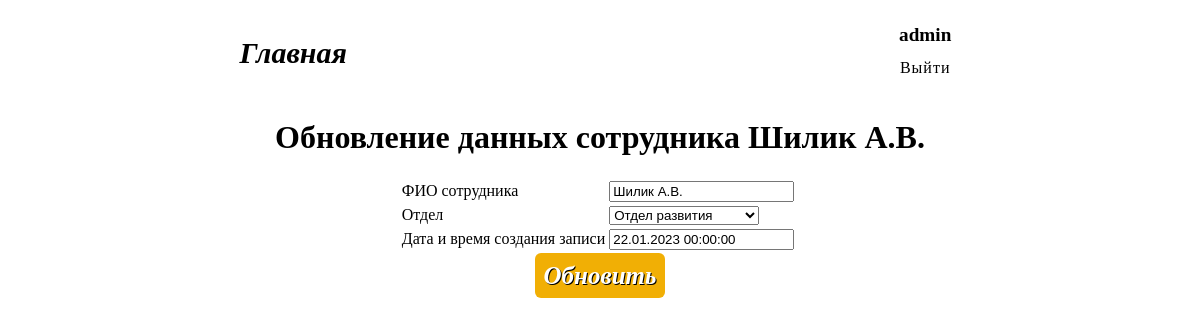
Screenshot of /update/14/ (signed in) with the database file from the repository.
### crud_app/models.py (models this page shows, shortened)
class Staff(models.Model):
    name = models.CharField('ФИО сотрудника', max_length=80)
    department = models.ForeignKey(to='SelectDep', on_delete=models.CASCADE)
    register_date = models.DateTimeField('Дата и время создания записи', null=True, blank=True, default=None)

### crud_app/views.py (the view)
# urls.py: path("update/<int:id>/", views.update_view, name='staff_update'),
def update_view(request, id):
    try:
        old_data = get_object_or_404(Staff, id=id)
        data = Staff.objects.get(id=id)
    except Exception:
        raise Http404('Такого сотрудника не существует')
    if request.method =='POST':
        form = StaffForm(request.POST, instance=old_data)
        if form.is_valid():
            form.save()
            return redirect(f'/{id}')
    else:
        form = StaffForm(instance = old_data)
        context ={
            'form':form,
            'data': data
        }
        if not request.user.is_staff:
            return redirect('listview')
        return render(request, 'crud_app/update.html', context)

### crud_app/forms.py
class StaffForm(ModelForm):
    class Meta:
        model = Staff
        fields = ('name', 'department', 'register_date')
        labels = {'name': 'ФИО сотрудника', 'department': 'Название отдела', 'register_date': 'Время создание записи'}

### crud_app/models.py (called while the page is built)
    def __str__(self):
        return self.name_department

### crud_app/templates/crud_app/update.html (shortened to what this page needs)
{% extends "crud_app/base.html" %}
{% block title %}
    Обновление данных сотрудника {{data.name}}
{% endblock title %}
{% block content %}
<div class="container_update">
    <form method="post">
       <table>
        <div>
            <tr>
                <td><t>ФИО сотрудника</t></td>
                <td>{{ form.name }}</td>
            </tr>
        </div>
        <div>
            <tr>
                <td><t>Отдел</t></td>
                <td>{{ form.department }}</td>
            </tr>
        </div>
        <div>
            <tr>
                <td><t>Дата и время создания записи</t></td>
                <td>{{ form.register_date }}<td>
            </tr>
        </div>
               </table>
      <div class="align_button_update"><input type="submit" value="Обновить" class="button_update1"></div>
    </form>
</div>
{% endblock content %}

### crud_app/templates/crud_app/components/navbar.html (shortened to what this page needs)
{% load static %}
    <div class="button-navbar">
        <li class="li-button-navbar">
            <a class="a-navbar a-navbar-button" href="/">Главная</a>
        </li>
        <ul class="topmenu li-button-navbar">
            <li>
            <ul class="submenu">
                {% if request.user.is_authenticated %}
                <li class="name-person">{{user.username}}</a></li>
                <li><a href="{% url 'logout' %}">Выйти</a></li>
                        {% else %}
                <li><a href="{% url 'login' %}">Войти</a></li>
                <li><a href="{% url 'staff_register' %}">Зарегистрироваться</a></li>
                {% endif %}
            </ul>
          </li>
        </ul>
    </div>

### static/css/update.css (style rules this page uses)
.button_update1 { width: 130px; height: 45px; background: #F1AF05; border-radius: 6px; font-family: 'Montserrat'; font-style: italic; font-weight: 800; font-size: 25px; line-height: 13px; color: #FFFFFF; text-shadow: 1px 1px 0.5px #000; border: none; cursor: pointer; }
.container_update { display: flex; justify-content: center; }
.align_button_update { text-align: center; }

### static/css/navbar.css (style rules this page uses)
.button-navbar { display: flex; justify-content: space-around; align-items: center; }
.a-navbar { color: #000000; text-decoration: none; }
.li-button-navbar { list-style: none; display: inline; }
.a-navbar-button { font-family: 'Montserrat'; font-style: italic; font-weight: 700; font-size: 30px; }
.topmenu > li { display: inline-block; position: relative; }
.submenu a { font-family: 'Libre Baskerville', serif; font-size: 1rem; letter-spacing: 1px; padding: 5px 10px; transition: 0.5s linear; text-decoration: none; color: #000000; margin-top: 0.5rem; }
.submenu li { display: flex; }
.name-person { justify-content: center; font-size: 1.2rem; font-family: 'Montserrat'; font-style: normal; font-weight: 700; color: #000000; }

### rows the page displays
Staff: name "Шилик А.В.", department "Отдел развития", register_date "22.01.2023 00:00:00"

### other values shown
{{ user.username }} "admin"
